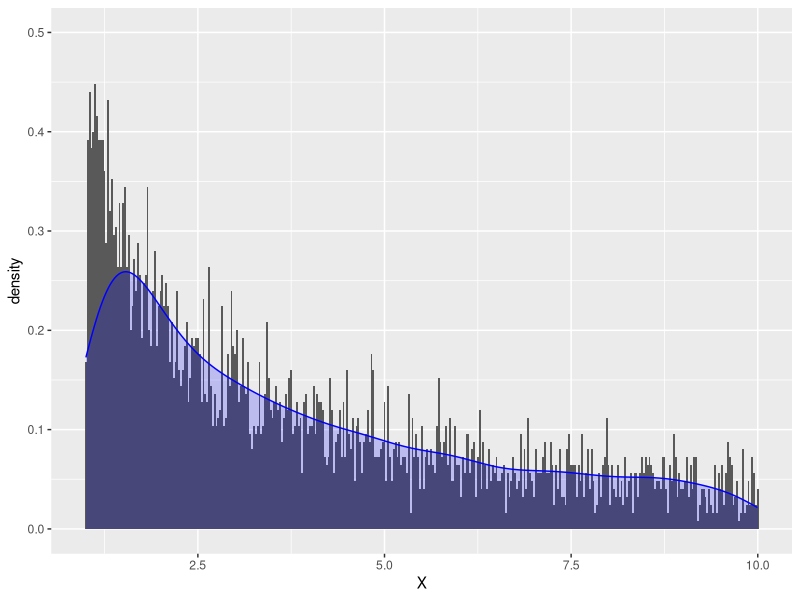
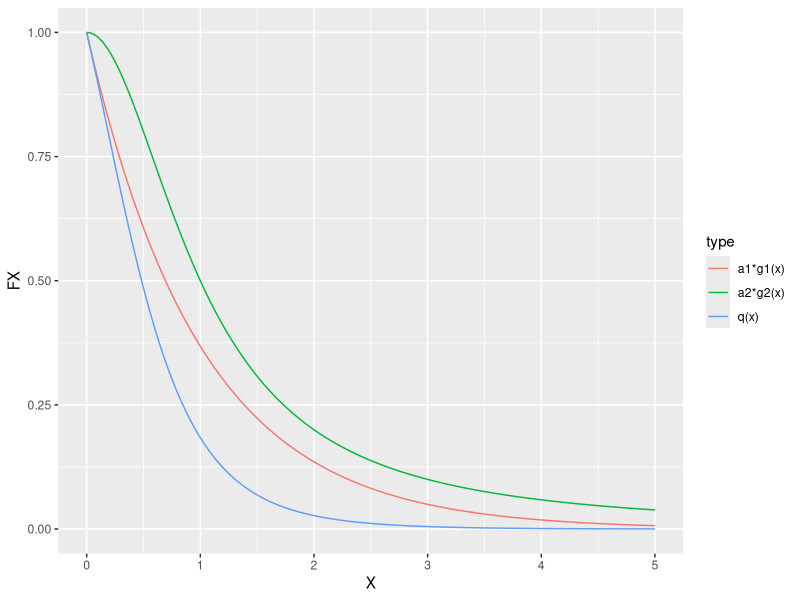
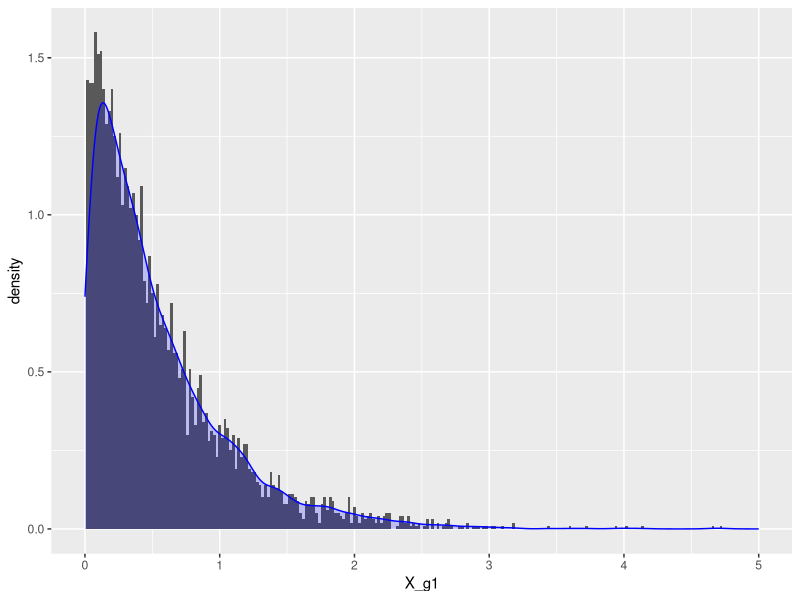
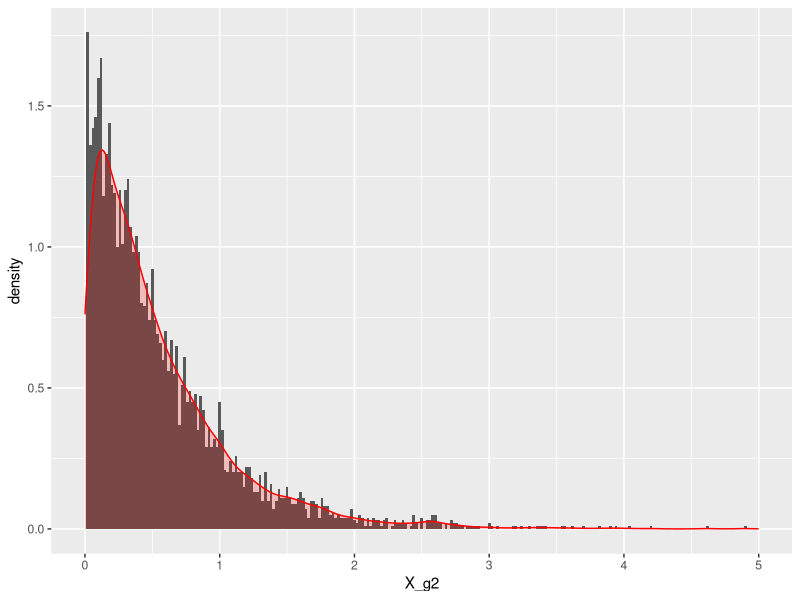

These charts were generated, in order, by the following R code:
###(2)
#######################
#
# F(x) = log(X)/log(10)
#
# X = exp( log(10) * U )
#
#######################

X <- exp(log(10)*runif(5000))
rX <-as.data.frame(X)
library(ggplot2)
ggplot(aes(x = X, ..density..), data=rX) +
  geom_histogram(binwidth = 0.025) + 
  geom_density(colour = "blue", fill="blue", alpha=0.2)+
  ylim(0,0.5)


###(3)
Q <- function(x){
  out <- exp(-x)/(1 + x^2)
  return(out)
}

### g1~exp(1); g2~abs(cauchy(0,1))
a1 <- 1
a2 <- pi/2
x <- seq(0, 5, length.out=500)
X <- rep(x,times = 3)
q <- Q(x)
g1 <- a1*dexp(x, 1)
g2 <- a2*2*dcauchy(x,0,1)
FX <- c(q,g1,g2)
type <- factor(rep(c("q(x)","a1*g1(x)","a2*g2(x)"), each=500))
df <- data.frame(X,FX,type)

ggplot(data = df,aes(x = X, y = FX)) +
  geom_line(aes(group = type, colour = type)) 

### for g1
U <- runif(30000)
X1 <- rexp(30000,1)
not_rej <- (   U <= Q(X1)/(a1*dexp(X1,1))   )
X_g1<-X1[not_rej][1:5000]
ggplot(data = as.data.frame(X_g1), aes(x = X_g1, ..density..)) +
  geom_histogram(binwidth = 0.02) + 
  geom_density(colour = "blue", fill="blue", alpha=0.2)+
  xlim(0,5)

### for g2
U <- runif(30000)
X2 <- abs(rcauchy(30000,0,1))
not_rej <- (   U <= Q(X2)/(a2*2*dcauchy(X2,0,1))   )
X_g2<-X2[not_rej][1:5000]
ggplot(data = as.data.frame(X_g2), aes(x = X_g2, ..density..)) +
  geom_histogram(binwidth = 0.02) + 
  geom_density(colour = "red", fill="red", alpha=0.2)+
  xlim(0,5)
